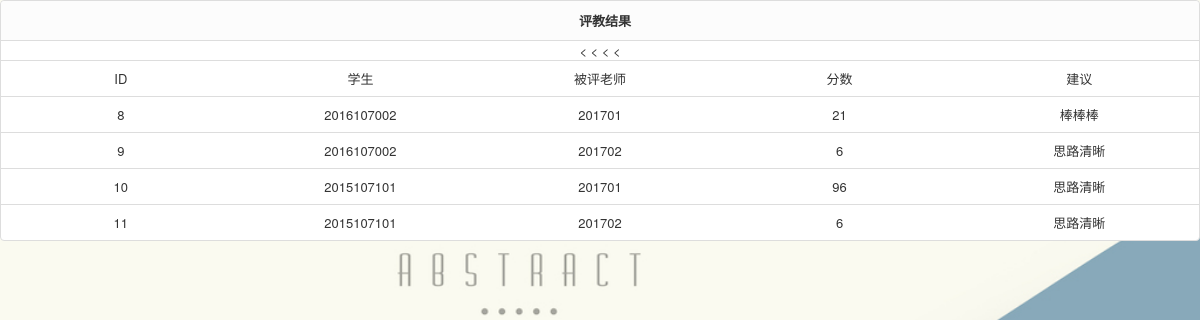
Page /old/admin_allres_list.php on the committed database.
### tables this page shows
CREATE TABLE IF NOT EXISTS `result` (
  `id` int(11) NOT NULL AUTO_INCREMENT,
  `student` varchar(20) NOT NULL COMMENT '评教学生',
  `teacher` varchar(20) NOT NULL COMMENT '被评教师',
  `score` text NOT NULL COMMENT '得分',
  `advice` text NOT NULL COMMENT '意见',
  PRIMARY KEY (`id`)
);

### old/admin_allres_list.php (the view, shortened to what this page needs)
<!DOCTYPE html>
<html lang="zh-cn">
<head>
    <link rel="stylesheet" href="css/pintuer.css">
    <link rel="stylesheet" href="css/admin.css">
</head>
<body style="background:url(images/login_bg.jpg); background-repeat:no-repeat; text-align:center; background-size: 100%;">
<form method="post" action="">
  <div class="panel admin-panel">
    <div class="panel-head"><strong class="icon-reorder">评教结果</strong></div>
<?php
  include("conn.php");
  include("function.php");
  $sql="select * from result ";
  $result=$link->query($sql);
?>
    <table class="table table-hover text-center">
        <tr>
    <td width="100"><div align="center">ID</div></td>
    <td width="100"><div align="center">学生</div></td>
    <td width="100"><div align="center">被评老师</div></td>
    <td width="100"><div align="center">分数</div></td>
    <td width="100"><div align="center">建议</div></td>
  </tr>
   <?php
  	while($row=$result->fetch_assoc()){
  ?>
  <tr>
    <td align="center"><?php echo $row['id']?></td>
    <td align="center"><?php echo $row['student']?></td>
    <td align="center"><?php echo $row['teacher']?></td>
    <td align="center"><?php echo $row['score']?></td>
    <td align="center"><?php echo $row['advice']?></td>
  </tr>
  <?php
        }
	 ?>
    </table>
  </div>
</form>
</body></html>

### css/admin.css (style rules this page uses)
body { color:#333; font-size:13px; }
.panel { background:#fff; }
.table td { vertical-align:middle; }

### rows in the picture
result: id "8", student "2016107002", teacher "201701", score "21", advice "棒棒棒"
result: id "9", student "2016107002", teacher "201702", score "6", advice "思路清晰"
result: id "10", student "2015107101", teacher "201701", score "96", advice "思路清晰"
result: id "11", student "2015107101", teacher "201702", score "6", advice "思路清晰"
